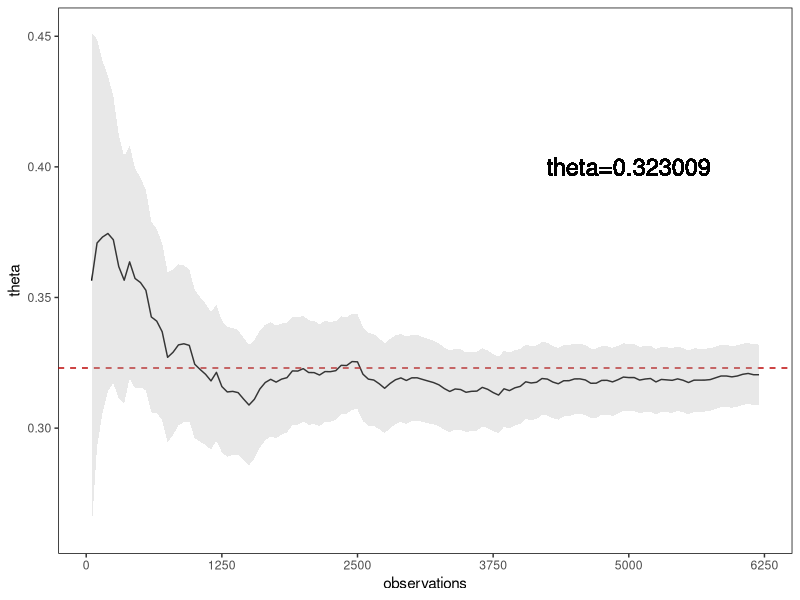
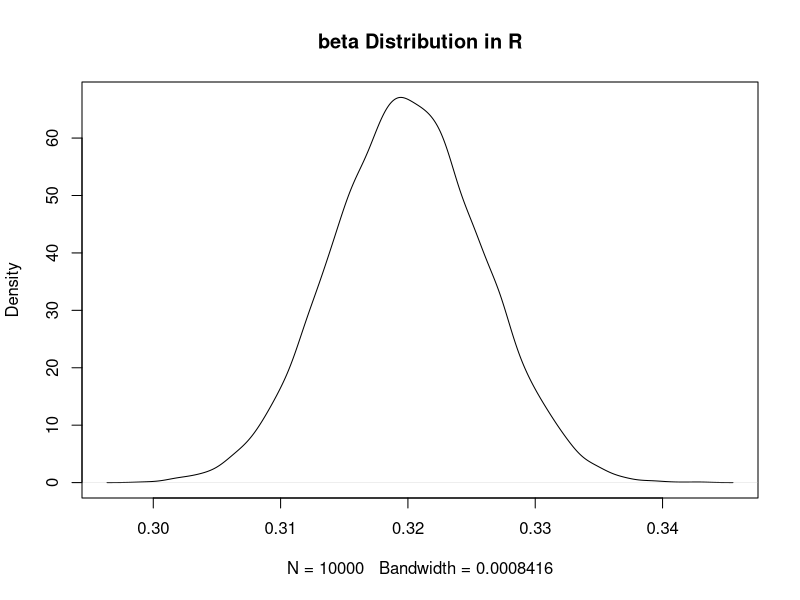

These charts were generated, in order, by the following R code:
library(ggplot2)


df <- read.csv('./mydata.csv')
death_list <- df$hospital_expire_flag

prior_num <- 100
prior_list <- death_list[1:prior_num]
prior_mean <- mean(prior_list)
prior_var <- var(prior_list)
# prior_a <- abs(((1 - prior_mean) / prior_var - 1 / prior_mean) * prior_mean ^ 2)
prior_a <- 35
# prior_b <- abs(prior_a * (1 / prior_mean - 1))
prior_b <- 65

theta_list <- c()
theta_std <- c()
for (i in death_list[(prior_num + 1):(length(death_list))])
{
  prior_a <- prior_a + i
  prior_b <- prior_b + 1 - i
  prior_list <- c(prior_list, i)
  theta <- prior_a / (prior_a + prior_b)
  # std <- sqrt(prior_a * prior_b / ((prior_a + prior_b) ^ 2 * (prior_a + prior_b + 1)))
  std <- sd(prior_list)
  theta_list <- c(theta_list, theta)
  theta_std <- c(theta_std, std)
}

theta_mean <- mean(theta_list)
theta_sd <- sd(theta_list)
aplha <- 0.05
# confidence <- qnorm(0.5 + aplha / 2) * theta_sd / sqrt(length(theta_list))

confidence_list <- c()
for (i in c((prior_num + 1):(length(death_list))))
{
  # unknown sigma, calculate mu
  # t-distribution
  confidence <- qt(1 - aplha / 2, i - 1) * theta_std[i - prior_num] / sqrt(i)
  confidence_list <- c(confidence_list, confidence)
}


# sampling ----------------------------------------------------------------
begin <- 1
step <- 50
sample_index <- seq(from=begin, to=length(theta_list), by=step)
theta_list <- theta_list[sample_index]
confidence_list <- confidence_list[sample_index]


df1 <- data.frame(observations=c(1:length(theta_list)), theta=theta_list)
df2 <- data.frame(observations=c(1:length(theta_list)), theta_up=theta_list+confidence_list, theta_down=theta_list-confidence_list)
ggplot(data = df1, mapping = aes(x = observations, y = theta))+
  geom_line()+labs(x="observations",y="theta")+
  geom_hline(aes(yintercept=theta_mean), colour="#BB0000", linetype="dashed")+
  # coord_cartesian(xlim =c(0, ((length(death_list) - begin) / step)), ylim = c(0.308, 1))+
  scale_x_continuous(breaks=c(0,25,50,75,100,125),labels=c(0,25,50,75,100,125)*50,)+
  geom_text(aes(x=100,y=0.4),label="theta=0.323009",cex=6)+
  theme(panel.grid=element_blank(), panel.background=element_rect(fill='transparent', color='black'),legend.position = c(0.15,0.85))+
  geom_ribbon(data = df2, mapping = aes(ymin=theta_down,ymax=theta_up),fill="grey70",alpha=0.3)


# PDF ---------------------------------------------------------------------

set.seed(13579)                                    
N <- 10000                                         
y_rbeta <- rbeta(N, shape1 = 1975, shape2 = 4198)        

plot(density(y_rbeta), main = "beta Distribution in R")
